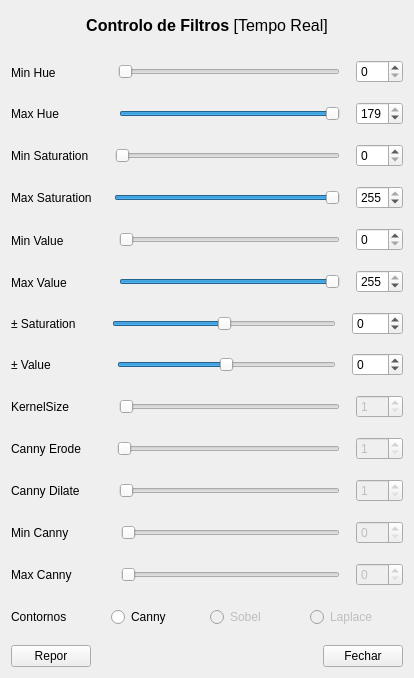
<?xml version="1.0" encoding="UTF-8"?>
<ui version="4.0">
 <class>Form</class>
 <widget class="QWidget" name="Form">
  <property name="geometry">
   <rect>
    <x>0</x>
    <y>0</y>
    <width>414</width>
    <height>678</height>
   </rect>
  </property>
  <property name="minimumSize">
   <size>
    <width>280</width>
    <height>0</height>
   </size>
  </property>
  <property name="windowTitle">
   <string>Controlo de Filtros</string>
  </property>
  <property name="windowIcon">
   <iconset>
    <normaloff>../icons/colour.ico</normaloff>../icons/colour.ico</iconset>
  </property>
  <layout class="QVBoxLayout" name="verticalLayout">
   <item>
    <spacer name="verticalSpacer">
     <property name="orientation">
      <enum>Qt::Vertical</enum>
     </property>
     <property name="sizeType">
      <enum>QSizePolicy::Preferred</enum>
     </property>
     <property name="sizeHint" stdset="0">
      <size>
       <width>20</width>
       <height>5</height>
      </size>
     </property>
    </spacer>
   </item>
   <item>
    <widget class="QLabel" name="title_lb">
     <property name="sizePolicy">
      <sizepolicy hsizetype="Preferred" vsizetype="Fixed">
       <horstretch>0</horstretch>
       <verstretch>100</verstretch>
      </sizepolicy>
     </property>
     <property name="font">
      <font>
       <family>MS Shell Dlg 2</family>
       <pointsize>12</pointsize>
       <weight>50</weight>
       <italic>false</italic>
       <bold>false</bold>
      </font>
     </property>
     <property name="layoutDirection">
      <enum>Qt::LeftToRight</enum>
     </property>
     <property name="styleSheet">
      <string notr="true">font: 12pt &quot;MS Shell Dlg 2&quot;;</string>
     </property>
     <property name="text">
      <string>&lt;html&gt;&lt;head/&gt;&lt;body&gt;&lt;p&gt;&lt;span style=&quot; font-weight:600;&quot;&gt;Controlo de Filtros&lt;/span&gt; [Tempo Real]&lt;/p&gt;&lt;/body&gt;&lt;/html&gt;</string>
     </property>
     <property name="textFormat">
      <enum>Qt::AutoText</enum>
     </property>
     <property name="alignment">
      <set>Qt::AlignCenter</set>
     </property>
    </widget>
   </item>
   <item>
    <spacer name="verticalSpacer_2">
     <property name="orientation">
      <enum>Qt::Vertical</enum>
     </property>
     <property name="sizeType">
      <enum>QSizePolicy::Preferred</enum>
     </property>
     <property name="sizeHint" stdset="0">
      <size>
       <width>20</width>
       <height>13</height>
      </size>
     </property>
    </spacer>
   </item>
   <item>
    <layout class="QHBoxLayout" name="horizontalLayout">
     <item>
      <widget class="QLabel" name="minhue_lb">
       <property name="sizePolicy">
        <sizepolicy hsizetype="Preferred" vsizetype="Expanding">
         <horstretch>0</horstretch>
         <verstretch>0</verstretch>
        </sizepolicy>
       </property>
       <property name="text">
        <string>Min Hue     ⠀      </string>
       </property>
       <property name="scaledContents">
        <bool>false</bool>
       </property>
       <property name="alignment">
        <set>Qt::AlignLeading|Qt::AlignLeft|Qt::AlignVCenter</set>
       </property>
      </widget>
     </item>
     <item>
      <spacer name="horizontalSpacer_6">
       <property name="orientation">
        <enum>Qt::Horizontal</enum>
       </property>
       <property name="sizeType">
        <enum>QSizePolicy::Preferred</enum>
       </property>
       <property name="sizeHint" stdset="0">
        <size>
         <width>10</width>
         <height>20</height>
        </size>
       </property>
      </spacer>
     </item>
     <item>
      <widget class="QSlider" name="minhue_slider">
       <property name="maximum">
        <number>179</number>
       </property>
       <property name="orientation">
        <enum>Qt::Horizontal</enum>
       </property>
      </widget>
     </item>
     <item>
      <spacer name="horizontalSpacer_12">
       <property name="orientation">
        <enum>Qt::Horizontal</enum>
       </property>
       <property name="sizeType">
        <enum>QSizePolicy::Preferred</enum>
       </property>
       <property name="sizeHint" stdset="0">
        <size>
         <width>10</width>
         <height>20</height>
        </size>
       </property>
      </spacer>
     </item>
     <item>
      <widget class="QSpinBox" name="minhue_spinbox">
       <property name="sizePolicy">
        <sizepolicy hsizetype="Preferred" vsizetype="Fixed">
         <horstretch>0</horstretch>
         <verstretch>0</verstretch>
        </sizepolicy>
       </property>
       <property name="minimumSize">
        <size>
         <width>47</width>
         <height>0</height>
        </size>
       </property>
       <property name="inputMethodHints">
        <set>Qt::ImhDigitsOnly</set>
       </property>
       <property name="minimum">
        <number>0</number>
       </property>
       <property name="maximum">
        <number>179</number>
       </property>
       <property name="value">
        <number>0</number>
       </property>
      </widget>
     </item>
    </layout>
   </item>
   <item>
    <layout class="QHBoxLayout" name="horizontalLayout_4">
     <item>
      <widget class="QLabel" name="maxhue_lb">
       <property name="sizePolicy">
        <sizepolicy hsizetype="Preferred" vsizetype="Expanding">
         <horstretch>0</horstretch>
         <verstretch>0</verstretch>
        </sizepolicy>
       </property>
       <property name="text">
        <string>Max Hue             </string>
       </property>
      </widget>
     </item>
     <item>
      <spacer name="horizontalSpacer_4">
       <property name="orientation">
        <enum>Qt::Horizontal</enum>
       </property>
       <property name="sizeType">
        <enum>QSizePolicy::Preferred</enum>
       </property>
       <property name="sizeHint" stdset="0">
        <size>
         <width>10</width>
         <height>20</height>
        </size>
       </property>
      </spacer>
     </item>
     <item>
      <widget class="QSlider" name="maxhue_slider">
       <property name="maximum">
        <number>179</number>
       </property>
       <property name="value">
        <number>179</number>
       </property>
       <property name="orientation">
        <enum>Qt::Horizontal</enum>
       </property>
      </widget>
     </item>
     <item>
      <spacer name="horizontalSpacer_9">
       <property name="orientation">
        <enum>Qt::Horizontal</enum>
       </property>
       <property name="sizeType">
        <enum>QSizePolicy::Preferred</enum>
       </property>
       <property name="sizeHint" stdset="0">
        <size>
         <width>10</width>
         <height>20</height>
        </size>
       </property>
      </spacer>
     </item>
     <item>
      <widget class="QSpinBox" name="maxhue_spinbox">
       <property name="sizePolicy">
        <sizepolicy hsizetype="Preferred" vsizetype="Fixed">
         <horstretch>0</horstretch>
         <verstretch>0</verstretch>
        </sizepolicy>
       </property>
       <property name="minimumSize">
        <size>
         <width>47</width>
         <height>0</height>
        </size>
       </property>
       <property name="inputMethodHints">
        <set>Qt::ImhDigitsOnly</set>
       </property>
       <property name="minimum">
        <number>0</number>
       </property>
       <property name="maximum">
        <number>179</number>
       </property>
       <property name="value">
        <number>179</number>
       </property>
      </widget>
     </item>
    </layout>
   </item>
   <item>
    <layout class="QHBoxLayout" name="horizontalLayout_2">
     <item>
      <widget class="QLabel" name="minsat_lb">
       <property name="sizePolicy">
        <sizepolicy hsizetype="Preferred" vsizetype="Expanding">
         <horstretch>0</horstretch>
         <verstretch>0</verstretch>
        </sizepolicy>
       </property>
       <property name="text">
        <string>Min Saturation   </string>
       </property>
      </widget>
     </item>
     <item>
      <spacer name="horizontalSpacer_5">
       <property name="orientation">
        <enum>Qt::Horizontal</enum>
       </property>
       <property name="sizeType">
        <enum>QSizePolicy::Preferred</enum>
       </property>
       <property name="sizeHint" stdset="0">
        <size>
         <width>10</width>
         <height>20</height>
        </size>
       </property>
      </spacer>
     </item>
     <item>
      <widget class="QSlider" name="minsat_slider">
       <property name="sizePolicy">
        <sizepolicy hsizetype="Expanding" vsizetype="Fixed">
         <horstretch>0</horstretch>
         <verstretch>0</verstretch>
        </sizepolicy>
       </property>
       <property name="maximum">
        <number>255</number>
       </property>
       <property name="orientation">
        <enum>Qt::Horizontal</enum>
       </property>
      </widget>
     </item>
     <item>
      <spacer name="horizontalSpacer_11">
       <property name="orientation">
        <enum>Qt::Horizontal</enum>
       </property>
       <property name="sizeType">
        <enum>QSizePolicy::Preferred</enum>
       </property>
       <property name="sizeHint" stdset="0">
        <size>
         <width>10</width>
         <height>20</height>
        </size>
       </property>
      </spacer>
     </item>
     <item>
      <widget class="QSpinBox" name="minsat_spinbox">
       <property name="sizePolicy">
        <sizepolicy hsizetype="Preferred" vsizetype="Fixed">
         <horstretch>0</horstretch>
         <verstretch>0</verstretch>
        </sizepolicy>
       </property>
       <property name="minimumSize">
        <size>
         <width>47</width>
         <height>0</height>
        </size>
       </property>
       <property name="inputMethodHints">
        <set>Qt::ImhDigitsOnly</set>
       </property>
       <property name="minimum">
        <number>0</number>
       </property>
       <property name="maximum">
        <number>255</number>
       </property>
      </widget>
     </item>
    </layout>
   </item>
   <item>
    <layout class="QHBoxLayout" name="horizontalLayout_5">
     <item>
      <widget class="QLabel" name="maxsat_lb">
       <property name="sizePolicy">
        <sizepolicy hsizetype="Preferred" vsizetype="Expanding">
         <horstretch>0</horstretch>
         <verstretch>0</verstretch>
        </sizepolicy>
       </property>
       <property name="text">
        <string>Max Saturation   </string>
       </property>
      </widget>
     </item>
     <item>
      <spacer name="horizontalSpacer_3">
       <property name="orientation">
        <enum>Qt::Horizontal</enum>
       </property>
       <property name="sizeType">
        <enum>QSizePolicy::Preferred</enum>
       </property>
       <property name="sizeHint" stdset="0">
        <size>
         <width>10</width>
         <height>20</height>
        </size>
       </property>
      </spacer>
     </item>
     <item>
      <widget class="QSlider" name="maxsat_slider">
       <property name="maximum">
        <number>255</number>
       </property>
       <property name="value">
        <number>255</number>
       </property>
       <property name="orientation">
        <enum>Qt::Horizontal</enum>
       </property>
      </widget>
     </item>
     <item>
      <spacer name="horizontalSpacer_8">
       <property name="orientation">
        <enum>Qt::Horizontal</enum>
       </property>
       <property name="sizeType">
        <enum>QSizePolicy::Preferred</enum>
       </property>
       <property name="sizeHint" stdset="0">
        <size>
         <width>10</width>
         <height>20</height>
        </size>
       </property>
      </spacer>
     </item>
     <item>
      <widget class="QSpinBox" name="maxsat_spinbox">
       <property name="sizePolicy">
        <sizepolicy hsizetype="Preferred" vsizetype="Fixed">
         <horstretch>0</horstretch>
         <verstretch>0</verstretch>
        </sizepolicy>
       </property>
       <property name="minimumSize">
        <size>
         <width>47</width>
         <height>0</height>
        </size>
       </property>
       <property name="inputMethodHints">
        <set>Qt::ImhDigitsOnly</set>
       </property>
       <property name="minimum">
        <number>0</number>
       </property>
       <property name="maximum">
        <number>255</number>
       </property>
       <property name="value">
        <number>255</number>
       </property>
      </widget>
     </item>
    </layout>
   </item>
   <item>
    <layout class="QHBoxLayout" name="horizontalLayout_3">
     <item>
      <widget class="QLabel" name="minval_lb">
       <property name="sizePolicy">
        <sizepolicy hsizetype="Preferred" vsizetype="Expanding">
         <horstretch>0</horstretch>
         <verstretch>0</verstretch>
        </sizepolicy>
       </property>
       <property name="text">
        <string>Min Value   ⠀      </string>
       </property>
      </widget>
     </item>
     <item>
      <spacer name="horizontalSpacer">
       <property name="orientation">
        <enum>Qt::Horizontal</enum>
       </property>
       <property name="sizeType">
        <enum>QSizePolicy::Preferred</enum>
       </property>
       <property name="sizeHint" stdset="0">
        <size>
         <width>10</width>
         <height>20</height>
        </size>
       </property>
      </spacer>
     </item>
     <item>
      <widget class="QSlider" name="minval_slider">
       <property name="maximum">
        <number>255</number>
       </property>
       <property name="orientation">
        <enum>Qt::Horizontal</enum>
       </property>
      </widget>
     </item>
     <item>
      <spacer name="horizontalSpacer_10">
       <property name="orientation">
        <enum>Qt::Horizontal</enum>
       </property>
       <property name="sizeType">
        <enum>QSizePolicy::Preferred</enum>
       </property>
       <property name="sizeHint" stdset="0">
        <size>
         <width>10</width>
         <height>20</height>
        </size>
       </property>
      </spacer>
     </item>
     <item>
      <widget class="QSpinBox" name="minval_spinbox">
       <property name="sizePolicy">
        <sizepolicy hsizetype="Preferred" vsizetype="Fixed">
         <horstretch>0</horstretch>
         <verstretch>0</verstretch>
        </sizepolicy>
       </property>
       <property name="minimumSize">
        <size>
         <width>47</width>
         <height>0</height>
        </size>
       </property>
       <property name="inputMethodHints">
        <set>Qt::ImhDigitsOnly</set>
       </property>
       <property name="minimum">
        <number>0</number>
       </property>
       <property name="maximum">
        <number>255</number>
       </property>
      </widget>
     </item>
    </layout>
   </item>
   <item>
    <layout class="QHBoxLayout" name="horizontalLayout_6">
     <item>
      <widget class="QLabel" name="maxval_lb">
       <property name="enabled">
        <bool>true</bool>
       </property>
       <property name="sizePolicy">
        <sizepolicy hsizetype="Preferred" vsizetype="Expanding">
         <horstretch>0</horstretch>
         <verstretch>0</verstretch>
        </sizepolicy>
       </property>
       <property name="text">
        <string>Max Value    ⠀    </string>
       </property>
      </widget>
     </item>
     <item>
      <spacer name="horizontalSpacer_2">
       <property name="orientation">
        <enum>Qt::Horizontal</enum>
       </property>
       <property name="sizeType">
        <enum>QSizePolicy::Preferred</enum>
       </property>
       <property name="sizeHint" stdset="0">
        <size>
         <width>10</width>
         <height>20</height>
        </size>
       </property>
      </spacer>
     </item>
     <item>
      <widget class="QSlider" name="maxval_slider">
       <property name="maximum">
        <number>255</number>
       </property>
       <property name="value">
        <number>255</number>
       </property>
       <property name="orientation">
        <enum>Qt::Horizontal</enum>
       </property>
      </widget>
     </item>
     <item>
      <spacer name="horizontalSpacer_7">
       <property name="orientation">
        <enum>Qt::Horizontal</enum>
       </property>
       <property name="sizeType">
        <enum>QSizePolicy::Preferred</enum>
       </property>
       <property name="sizeHint" stdset="0">
        <size>
         <width>10</width>
         <height>20</height>
        </size>
       </property>
      </spacer>
     </item>
     <item>
      <widget class="QSpinBox" name="maxval_spinbox">
       <property name="sizePolicy">
        <sizepolicy hsizetype="Preferred" vsizetype="Fixed">
         <horstretch>0</horstretch>
         <verstretch>0</verstretch>
        </sizepolicy>
       </property>
       <property name="minimumSize">
        <size>
         <width>47</width>
         <height>0</height>
        </size>
       </property>
       <property name="inputMethodHints">
        <set>Qt::ImhDigitsOnly</set>
       </property>
       <property name="minimum">
        <number>0</number>
       </property>
       <property name="maximum">
        <number>255</number>
       </property>
       <property name="value">
        <number>255</number>
       </property>
      </widget>
     </item>
    </layout>
   </item>
   <item>
    <layout class="QHBoxLayout" name="horizontalLayout_7">
     <item>
      <widget class="QLabel" name="addsubsat_lb">
       <property name="sizePolicy">
        <sizepolicy hsizetype="Preferred" vsizetype="Expanding">
         <horstretch>0</horstretch>
         <verstretch>0</verstretch>
        </sizepolicy>
       </property>
       <property name="text">
        <string>± Saturation      </string>
       </property>
      </widget>
     </item>
     <item>
      <spacer name="horizontalSpacer_13">
       <property name="orientation">
        <enum>Qt::Horizontal</enum>
       </property>
       <property name="sizeType">
        <enum>QSizePolicy::Preferred</enum>
       </property>
       <property name="sizeHint" stdset="0">
        <size>
         <width>10</width>
         <height>20</height>
        </size>
       </property>
      </spacer>
     </item>
     <item>
      <widget class="QSlider" name="sataddsub_slider">
       <property name="minimum">
        <number>-255</number>
       </property>
       <property name="maximum">
        <number>255</number>
       </property>
       <property name="value">
        <number>0</number>
       </property>
       <property name="orientation">
        <enum>Qt::Horizontal</enum>
       </property>
      </widget>
     </item>
     <item>
      <spacer name="horizontalSpacer_14">
       <property name="orientation">
        <enum>Qt::Horizontal</enum>
       </property>
       <property name="sizeType">
        <enum>QSizePolicy::Preferred</enum>
       </property>
       <property name="sizeHint" stdset="0">
        <size>
         <width>10</width>
         <height>20</height>
        </size>
       </property>
      </spacer>
     </item>
     <item>
      <widget class="QSpinBox" name="sataddsub_spinbox">
       <property name="sizePolicy">
        <sizepolicy hsizetype="Preferred" vsizetype="Fixed">
         <horstretch>0</horstretch>
         <verstretch>0</verstretch>
        </sizepolicy>
       </property>
       <property name="minimumSize">
        <size>
         <width>47</width>
         <height>0</height>
        </size>
       </property>
       <property name="inputMethodHints">
        <set>Qt::ImhDigitsOnly</set>
       </property>
       <property name="minimum">
        <number>-255</number>
       </property>
       <property name="maximum">
        <number>255</number>
       </property>
      </widget>
     </item>
    </layout>
   </item>
   <item>
    <layout class="QHBoxLayout" name="horizontalLayout_8">
     <item>
      <widget class="QLabel" name="addsubsat_lb_2">
       <property name="sizePolicy">
        <sizepolicy hsizetype="Preferred" vsizetype="Expanding">
         <horstretch>0</horstretch>
         <verstretch>0</verstretch>
        </sizepolicy>
       </property>
       <property name="text">
        <string>± Value               </string>
       </property>
      </widget>
     </item>
     <item>
      <spacer name="horizontalSpacer_17">
       <property name="orientation">
        <enum>Qt::Horizontal</enum>
       </property>
       <property name="sizeType">
        <enum>QSizePolicy::Preferred</enum>
       </property>
       <property name="sizeHint" stdset="0">
        <size>
         <width>10</width>
         <height>20</height>
        </size>
       </property>
      </spacer>
     </item>
     <item>
      <widget class="QSlider" name="valaddsub_slider">
       <property name="minimum">
        <number>-255</number>
       </property>
       <property name="maximum">
        <number>255</number>
       </property>
       <property name="value">
        <number>0</number>
       </property>
       <property name="orientation">
        <enum>Qt::Horizontal</enum>
       </property>
      </widget>
     </item>
     <item>
      <spacer name="horizontalSpacer_18">
       <property name="orientation">
        <enum>Qt::Horizontal</enum>
       </property>
       <property name="sizeType">
        <enum>QSizePolicy::Preferred</enum>
       </property>
       <property name="sizeHint" stdset="0">
        <size>
         <width>10</width>
         <height>20</height>
        </size>
       </property>
      </spacer>
     </item>
     <item>
      <widget class="QSpinBox" name="valaddsub_spinbox">
       <property name="sizePolicy">
        <sizepolicy hsizetype="Preferred" vsizetype="Fixed">
         <horstretch>0</horstretch>
         <verstretch>0</verstretch>
        </sizepolicy>
       </property>
       <property name="minimumSize">
        <size>
         <width>47</width>
         <height>0</height>
        </size>
       </property>
       <property name="inputMethodHints">
        <set>Qt::ImhDigitsOnly</set>
       </property>
       <property name="minimum">
        <number>-255</number>
       </property>
       <property name="maximum">
        <number>255</number>
       </property>
      </widget>
     </item>
    </layout>
   </item>
   <item>
    <layout class="QHBoxLayout" name="horizontalLayout_11">
     <item>
      <widget class="QLabel" name="kernelsize_lb">
       <property name="sizePolicy">
        <sizepolicy hsizetype="Preferred" vsizetype="Expanding">
         <horstretch>0</horstretch>
         <verstretch>0</verstretch>
        </sizepolicy>
       </property>
       <property name="text">
        <string>KernelSize          </string>
       </property>
      </widget>
     </item>
     <item>
      <spacer name="horizontalSpacer_19">
       <property name="orientation">
        <enum>Qt::Horizontal</enum>
       </property>
       <property name="sizeType">
        <enum>QSizePolicy::Preferred</enum>
       </property>
       <property name="sizeHint" stdset="0">
        <size>
         <width>10</width>
         <height>20</height>
        </size>
       </property>
      </spacer>
     </item>
     <item>
      <widget class="QSlider" name="kernelsize_slider">
       <property name="enabled">
        <bool>false</bool>
       </property>
       <property name="minimum">
        <number>1</number>
       </property>
       <property name="maximum">
        <number>30</number>
       </property>
       <property name="pageStep">
        <number>1</number>
       </property>
       <property name="value">
        <number>1</number>
       </property>
       <property name="orientation">
        <enum>Qt::Horizontal</enum>
       </property>
      </widget>
     </item>
     <item>
      <spacer name="horizontalSpacer_20">
       <property name="orientation">
        <enum>Qt::Horizontal</enum>
       </property>
       <property name="sizeType">
        <enum>QSizePolicy::Preferred</enum>
       </property>
       <property name="sizeHint" stdset="0">
        <size>
         <width>10</width>
         <height>20</height>
        </size>
       </property>
      </spacer>
     </item>
     <item>
      <widget class="QSpinBox" name="kernelsize_spinbox">
       <property name="enabled">
        <bool>false</bool>
       </property>
       <property name="sizePolicy">
        <sizepolicy hsizetype="Preferred" vsizetype="Fixed">
         <horstretch>0</horstretch>
         <verstretch>0</verstretch>
        </sizepolicy>
       </property>
       <property name="minimumSize">
        <size>
         <width>47</width>
         <height>0</height>
        </size>
       </property>
       <property name="inputMethodHints">
        <set>Qt::ImhDigitsOnly</set>
       </property>
       <property name="minimum">
        <number>1</number>
       </property>
       <property name="maximum">
        <number>30</number>
       </property>
      </widget>
     </item>
    </layout>
   </item>
   <item>
    <layout class="QHBoxLayout" name="horizontalLayout_12">
     <item>
      <widget class="QLabel" name="erodelter_lb">
       <property name="sizePolicy">
        <sizepolicy hsizetype="Preferred" vsizetype="Expanding">
         <horstretch>0</horstretch>
         <verstretch>0</verstretch>
        </sizepolicy>
       </property>
       <property name="text">
        <string>Canny Erode      </string>
       </property>
      </widget>
     </item>
     <item>
      <spacer name="horizontalSpacer_21">
       <property name="orientation">
        <enum>Qt::Horizontal</enum>
       </property>
       <property name="sizeType">
        <enum>QSizePolicy::Preferred</enum>
       </property>
       <property name="sizeHint" stdset="0">
        <size>
         <width>10</width>
         <height>20</height>
        </size>
       </property>
      </spacer>
     </item>
     <item>
      <widget class="QSlider" name="erodelter_slider">
       <property name="enabled">
        <bool>false</bool>
       </property>
       <property name="minimum">
        <number>1</number>
       </property>
       <property name="maximum">
        <number>5</number>
       </property>
       <property name="value">
        <number>1</number>
       </property>
       <property name="orientation">
        <enum>Qt::Horizontal</enum>
       </property>
      </widget>
     </item>
     <item>
      <spacer name="horizontalSpacer_22">
       <property name="orientation">
        <enum>Qt::Horizontal</enum>
       </property>
       <property name="sizeType">
        <enum>QSizePolicy::Preferred</enum>
       </property>
       <property name="sizeHint" stdset="0">
        <size>
         <width>10</width>
         <height>20</height>
        </size>
       </property>
      </spacer>
     </item>
     <item>
      <widget class="QSpinBox" name="erodelter_spinbox">
       <property name="enabled">
        <bool>false</bool>
       </property>
       <property name="sizePolicy">
        <sizepolicy hsizetype="Preferred" vsizetype="Fixed">
         <horstretch>0</horstretch>
         <verstretch>0</verstretch>
        </sizepolicy>
       </property>
       <property name="minimumSize">
        <size>
         <width>47</width>
         <height>0</height>
        </size>
       </property>
       <property name="inputMethodHints">
        <set>Qt::ImhDigitsOnly</set>
       </property>
       <property name="minimum">
        <number>1</number>
       </property>
       <property name="maximum">
        <number>5</number>
       </property>
      </widget>
     </item>
    </layout>
   </item>
   <item>
    <layout class="QHBoxLayout" name="horizontalLayout_15">
     <item>
      <widget class="QLabel" name="dilatelter_lb">
       <property name="sizePolicy">
        <sizepolicy hsizetype="Preferred" vsizetype="Expanding">
         <horstretch>0</horstretch>
         <verstretch>0</verstretch>
        </sizepolicy>
       </property>
       <property name="text">
        <string>Canny Dilate       </string>
       </property>
      </widget>
     </item>
     <item>
      <spacer name="horizontalSpacer_27">
       <property name="orientation">
        <enum>Qt::Horizontal</enum>
       </property>
       <property name="sizeType">
        <enum>QSizePolicy::Preferred</enum>
       </property>
       <property name="sizeHint" stdset="0">
        <size>
         <width>10</width>
         <height>20</height>
        </size>
       </property>
      </spacer>
     </item>
     <item>
      <widget class="QSlider" name="dilatelter_slider">
       <property name="enabled">
        <bool>false</bool>
       </property>
       <property name="minimum">
        <number>1</number>
       </property>
       <property name="maximum">
        <number>5</number>
       </property>
       <property name="value">
        <number>1</number>
       </property>
       <property name="orientation">
        <enum>Qt::Horizontal</enum>
       </property>
      </widget>
     </item>
     <item>
      <spacer name="horizontalSpacer_28">
       <property name="orientation">
        <enum>Qt::Horizontal</enum>
       </property>
       <property name="sizeType">
        <enum>QSizePolicy::Preferred</enum>
       </property>
       <property name="sizeHint" stdset="0">
        <size>
         <width>10</width>
         <height>20</height>
        </size>
       </property>
      </spacer>
     </item>
     <item>
      <widget class="QSpinBox" name="dilatelter_spinbox">
       <property name="enabled">
        <bool>false</bool>
       </property>
       <property name="sizePolicy">
        <sizepolicy hsizetype="Preferred" vsizetype="Fixed">
         <horstretch>0</horstretch>
         <verstretch>0</verstretch>
        </sizepolicy>
       </property>
       <property name="minimumSize">
        <size>
         <width>47</width>
         <height>0</height>
        </size>
       </property>
       <property name="inputMethodHints">
        <set>Qt::ImhDigitsOnly</set>
       </property>
       <property name="minimum">
        <number>1</number>
       </property>
       <property name="maximum">
        <number>5</number>
       </property>
      </widget>
     </item>
    </layout>
   </item>
   <item>
    <layout class="QHBoxLayout" name="horizontalLayout_14">
     <item>
      <widget class="QLabel" name="canny1_lb">
       <property name="sizePolicy">
        <sizepolicy hsizetype="Preferred" vsizetype="Expanding">
         <horstretch>0</horstretch>
         <verstretch>0</verstretch>
        </sizepolicy>
       </property>
       <property name="text">
        <string>Min Canny           </string>
       </property>
      </widget>
     </item>
     <item>
      <spacer name="horizontalSpacer_25">
       <property name="orientation">
        <enum>Qt::Horizontal</enum>
       </property>
       <property name="sizeType">
        <enum>QSizePolicy::Preferred</enum>
       </property>
       <property name="sizeHint" stdset="0">
        <size>
         <width>10</width>
         <height>20</height>
        </size>
       </property>
      </spacer>
     </item>
     <item>
      <widget class="QSlider" name="canny1_slider">
       <property name="enabled">
        <bool>false</bool>
       </property>
       <property name="minimum">
        <number>0</number>
       </property>
       <property name="maximum">
        <number>200</number>
       </property>
       <property name="value">
        <number>0</number>
       </property>
       <property name="orientation">
        <enum>Qt::Horizontal</enum>
       </property>
      </widget>
     </item>
     <item>
      <spacer name="horizontalSpacer_26">
       <property name="orientation">
        <enum>Qt::Horizontal</enum>
       </property>
       <property name="sizeType">
        <enum>QSizePolicy::Preferred</enum>
       </property>
       <property name="sizeHint" stdset="0">
        <size>
         <width>10</width>
         <height>20</height>
        </size>
       </property>
      </spacer>
     </item>
     <item>
      <widget class="QSpinBox" name="canny1_spinbox">
       <property name="enabled">
        <bool>false</bool>
       </property>
       <property name="sizePolicy">
        <sizepolicy hsizetype="Preferred" vsizetype="Fixed">
         <horstretch>0</horstretch>
         <verstretch>0</verstretch>
        </sizepolicy>
       </property>
       <property name="minimumSize">
        <size>
         <width>47</width>
         <height>0</height>
        </size>
       </property>
       <property name="inputMethodHints">
        <set>Qt::ImhDigitsOnly</set>
       </property>
       <property name="minimum">
        <number>0</number>
       </property>
       <property name="maximum">
        <number>200</number>
       </property>
      </widget>
     </item>
    </layout>
   </item>
   <item>
    <layout class="QHBoxLayout" name="horizontalLayout_13">
     <item>
      <widget class="QLabel" name="canny2_lb">
       <property name="sizePolicy">
        <sizepolicy hsizetype="Preferred" vsizetype="Expanding">
         <horstretch>0</horstretch>
         <verstretch>0</verstretch>
        </sizepolicy>
       </property>
       <property name="text">
        <string>Max Canny          </string>
       </property>
      </widget>
     </item>
     <item>
      <spacer name="horizontalSpacer_23">
       <property name="orientation">
        <enum>Qt::Horizontal</enum>
       </property>
       <property name="sizeType">
        <enum>QSizePolicy::Preferred</enum>
       </property>
       <property name="sizeHint" stdset="0">
        <size>
         <width>10</width>
         <height>20</height>
        </size>
       </property>
      </spacer>
     </item>
     <item>
      <widget class="QSlider" name="canny2_slider">
       <property name="enabled">
        <bool>false</bool>
       </property>
       <property name="minimum">
        <number>0</number>
       </property>
       <property name="maximum">
        <number>500</number>
       </property>
       <property name="value">
        <number>0</number>
       </property>
       <property name="orientation">
        <enum>Qt::Horizontal</enum>
       </property>
      </widget>
     </item>
     <item>
      <spacer name="horizontalSpacer_24">
       <property name="orientation">
        <enum>Qt::Horizontal</enum>
       </property>
       <property name="sizeType">
        <enum>QSizePolicy::Preferred</enum>
       </property>
       <property name="sizeHint" stdset="0">
        <size>
         <width>10</width>
         <height>20</height>
        </size>
       </property>
      </spacer>
     </item>
     <item>
      <widget class="QSpinBox" name="canny2_spinbox">
       <property name="enabled">
        <bool>false</bool>
       </property>
       <property name="sizePolicy">
        <sizepolicy hsizetype="Preferred" vsizetype="Fixed">
         <horstretch>0</horstretch>
         <verstretch>0</verstretch>
        </sizepolicy>
       </property>
       <property name="minimumSize">
        <size>
         <width>47</width>
         <height>0</height>
        </size>
       </property>
       <property name="inputMethodHints">
        <set>Qt::ImhDigitsOnly</set>
       </property>
       <property name="minimum">
        <number>0</number>
       </property>
       <property name="maximum">
        <number>500</number>
       </property>
      </widget>
     </item>
    </layout>
   </item>
   <item>
    <layout class="QHBoxLayout" name="horizontalLayout_16">
     <item>
      <widget class="QLabel" name="canny2_lb_2">
       <property name="sizePolicy">
        <sizepolicy hsizetype="Preferred" vsizetype="Expanding">
         <horstretch>0</horstretch>
         <verstretch>0</verstretch>
        </sizepolicy>
       </property>
       <property name="text">
        <string>Contornos</string>
       </property>
      </widget>
     </item>
     <item>
      <spacer name="horizontalSpacer_29">
       <property name="orientation">
        <enum>Qt::Horizontal</enum>
       </property>
       <property name="sizeType">
        <enum>QSizePolicy::Preferred</enum>
       </property>
       <property name="sizeHint" stdset="0">
        <size>
         <width>13</width>
         <height>20</height>
        </size>
       </property>
      </spacer>
     </item>
     <item>
      <widget class="QRadioButton" name="canny_radiobt">
       <property name="layoutDirection">
        <enum>Qt::LeftToRight</enum>
       </property>
       <property name="text">
        <string>Canny</string>
       </property>
       <property name="autoRepeat">
        <bool>false</bool>
       </property>
       <property name="autoExclusive">
        <bool>false</bool>
       </property>
      </widget>
     </item>
     <item>
      <spacer name="horizontalSpacer_30">
       <property name="orientation">
        <enum>Qt::Horizontal</enum>
       </property>
       <property name="sizeType">
        <enum>QSizePolicy::Preferred</enum>
       </property>
       <property name="sizeHint" stdset="0">
        <size>
         <width>13</width>
         <height>20</height>
        </size>
       </property>
      </spacer>
     </item>
     <item>
      <widget class="QRadioButton" name="laplace_radiobt_2">
       <property name="enabled">
        <bool>false</bool>
       </property>
       <property name="text">
        <string>Sobel</string>
       </property>
       <property name="autoExclusive">
        <bool>false</bool>
       </property>
      </widget>
     </item>
     <item>
      <spacer name="horizontalSpacer_31">
       <property name="orientation">
        <enum>Qt::Horizontal</enum>
       </property>
       <property name="sizeType">
        <enum>QSizePolicy::Preferred</enum>
       </property>
       <property name="sizeHint" stdset="0">
        <size>
         <width>13</width>
         <height>20</height>
        </size>
       </property>
      </spacer>
     </item>
     <item>
      <widget class="QRadioButton" name="laplace_radiobt">
       <property name="enabled">
        <bool>false</bool>
       </property>
       <property name="text">
        <string>Laplace</string>
       </property>
       <property name="autoExclusive">
        <bool>false</bool>
       </property>
      </widget>
     </item>
     <item>
      <spacer name="horizontalSpacer_32">
       <property name="orientation">
        <enum>Qt::Horizontal</enum>
       </property>
       <property name="sizeType">
        <enum>QSizePolicy::Preferred</enum>
       </property>
       <property name="sizeHint" stdset="0">
        <size>
         <width>13</width>
         <height>20</height>
        </size>
       </property>
      </spacer>
     </item>
    </layout>
   </item>
   <item>
    <spacer name="verticalSpacer_4">
     <property name="orientation">
      <enum>Qt::Vertical</enum>
     </property>
     <property name="sizeType">
      <enum>QSizePolicy::Preferred</enum>
     </property>
     <property name="sizeHint" stdset="0">
      <size>
       <width>20</width>
       <height>4</height>
      </size>
     </property>
    </spacer>
   </item>
   <item>
    <layout class="QHBoxLayout" name="horizontalLayout_9">
     <item>
      <widget class="QPushButton" name="reset_bt">
       <property name="text">
        <string>Repor</string>
       </property>
      </widget>
     </item>
     <item>
      <spacer name="horizontalSpacer_15">
       <property name="orientation">
        <enum>Qt::Horizontal</enum>
       </property>
       <property name="sizeHint" stdset="0">
        <size>
         <width>40</width>
         <height>20</height>
        </size>
       </property>
      </spacer>
     </item>
     <item>
      <spacer name="horizontalSpacer_16">
       <property name="orientation">
        <enum>Qt::Horizontal</enum>
       </property>
       <property name="sizeHint" stdset="0">
        <size>
         <width>40</width>
         <height>18</height>
        </size>
       </property>
      </spacer>
     </item>
     <item>
      <widget class="QPushButton" name="close_bt">
       <property name="text">
        <string>Fechar</string>
       </property>
      </widget>
     </item>
    </layout>
   </item>
  </layout>
 </widget>
 <resources/>
 <connections/>
</ui>
